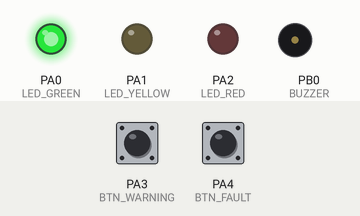
Recording of a sketch running on a simulated STM32 Blue Pill. Parts: output pins drawn as LEDs (lit = HIGH), buzzer (waves = sounding, pin HIGH). The test bench sets the inputs (shaded band); at power-on: PA3 (BTN_WARNING) HIGH, PA4 (BTN_FAULT) HIGH.

Above: at 2.7 s.
2.8 s: PA3 (BTN_WARNING) pulled LOW for 0.15 s
At 3.7 s:
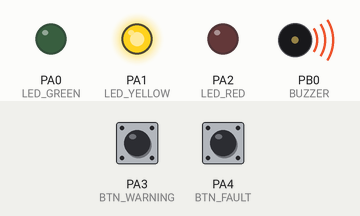
5.8 s: PA4 (BTN_FAULT) pulled LOW for 0.15 s
At 6.03 s:
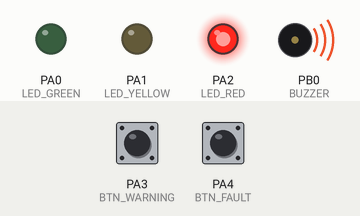
8.8 s: PA3 (BTN_WARNING) pulled LOW for 1 s
At 9.02 s:
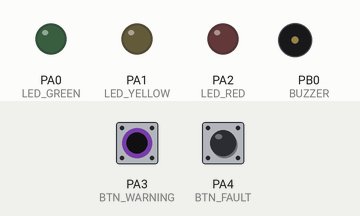
12.8 s: PA4 (BTN_FAULT) pulled LOW for 1 s
At 12.89 s:
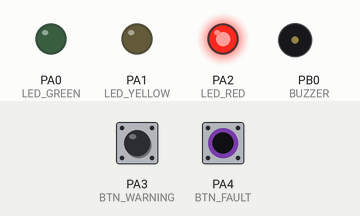
15.8 s: PA3 (BTN_WARNING) pulled LOW for 3.2 s
At 16.32 s:
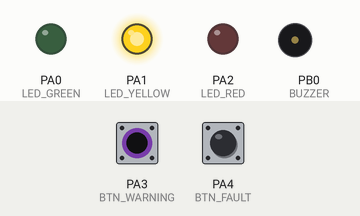
20.5 s: PA3 (BTN_WARNING) pulled LOW for 0.15 s
At 21.4 s:
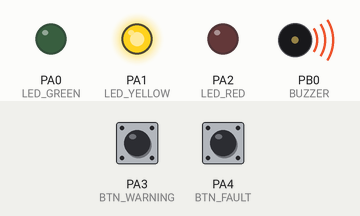
Timing chart, 0 to 24.5 s (numbered marks = the images above; inputs shaded):
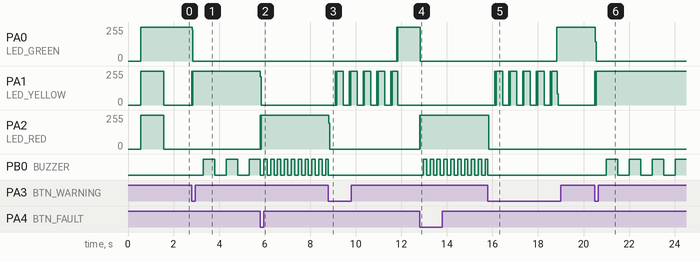

The sketch:

1.4-A_FSM__USART1-Serial-Event-Log__Buzzer-Alarm.ino
```cpp
// ============================================
// CubeSat OBC - Phase 1.4
// FSM + USART1 Serial Event Log + Buzzer Alarm
//
// Date: Sep-11, 2026
// MCU: STM32F103C8T6
// Author: Deji Liu (劉永鈞)
//
// LEDs:
// PA0 = GREEN
// PA1 = YELLOW
// PA2 = RED
//
// Buttons:
// PA3 = WARNING
// PA4 = FAULT
//
// UART:
// PA9 = USART1 TX
// UPA10 = SART1 RX
// Baud = 9600
//
// Buzzer:
// PB0 = Sound Output
// ============================================

#include "Arduino.h"

// LEDs
#define LED_GREEN    PA0
#define LED_YELLOW   PA1
#define LED_RED      PA2

// Buttons
#define BTN_WARNING  PA3
#define BTN_FAULT    PA4

// Active Buzzer
#define BUZZER       PB0

// UART
Uart DebugSerial(USART1);


// ============================================
// FSM
// ============================================

enum SystemState {
  BOOT,
  NOMINAL,
  WARNING,
  FAULT,
  RECOVERY
};

SystemState currentState = BOOT;


// Button edge detection
int lastWarning = HIGH;
int lastFault   = HIGH;


// Recovery
unsigned long recoveryStart = 0;


// LED blink
unsigned long lastLedBlink = 0;
bool yellowBlinkState = false;


// Buzzer
unsigned long lastBuzzerToggle = 0;
bool buzzerState = false;


// ============================================
// State Name
// ============================================

const char* stateName(SystemState state) {

  switch (state) {
    case BOOT:     return "BOOT";
    case NOMINAL:  return "NOMINAL";
    case WARNING:  return "WARNING";
    case FAULT:    return "FAULT";
    case RECOVERY: return "RECOVERY";

    default:       return "UNKNOWN";
  }
}


// ============================================
// State Change + Log
// ============================================

void changeState(SystemState newState) {

  DebugSerial.print("[EVENT] ");
  DebugSerial.print(stateName(currentState));
  DebugSerial.print(" -> ");
  DebugSerial.println(stateName(newState));

  currentState = newState;

  // Reset alarm timing when state changes
  lastBuzzerToggle = millis();
  buzzerState = false;
  digitalWrite(BUZZER, LOW);
}


// ============================================
// LED Control
// ============================================

void updateLED() {

  digitalWrite(LED_GREEN, LOW);
  digitalWrite(LED_YELLOW, LOW);
  digitalWrite(LED_RED, LOW);

  switch (currentState) {

    case BOOT:

      digitalWrite(LED_GREEN, HIGH);
      digitalWrite(LED_YELLOW, HIGH);
      digitalWrite(LED_RED, HIGH);

      break;


    case NOMINAL:

      digitalWrite(LED_GREEN, HIGH);

      break;


    case WARNING:

      digitalWrite(LED_YELLOW, HIGH);

      break;


    case FAULT:

      digitalWrite(LED_RED, HIGH);

      break;


    case RECOVERY:

      if (millis() - lastLedBlink >= 300) {

        lastLedBlink = millis();
        yellowBlinkState = !yellowBlinkState;
      }

      digitalWrite(
        LED_YELLOW,
        yellowBlinkState ? HIGH : LOW
      );

      break;
  }
}


// ============================================
// Buzzer Control
// ============================================

void updateBuzzer() {

  switch (currentState) {

    case BOOT:
    case NOMINAL:
    case RECOVERY:

      digitalWrite(BUZZER, LOW);
      buzzerState = false;

      break;


    // WARNING:
    // 500 ms ON / 500 ms OFF
    case WARNING:

      if (millis() - lastBuzzerToggle >= 500) {

        lastBuzzerToggle = millis();
        buzzerState = !buzzerState;

        digitalWrite(
          BUZZER,
          buzzerState ? HIGH : LOW
        );
      }

      break;


    // FAULT:
    // 150 ms ON / 150 ms OFF
    case FAULT:

      if (millis() - lastBuzzerToggle >= 150) {

        lastBuzzerToggle = millis();
        buzzerState = !buzzerState;

        digitalWrite(
          BUZZER,
          buzzerState ? HIGH : LOW
        );
      }

      break;
  }
}


// ============================================
// Setup
// ============================================

void setup() {

  // LEDs
  pinMode(LED_GREEN, OUTPUT);
  pinMode(LED_YELLOW, OUTPUT);
  pinMode(LED_RED, OUTPUT);

  // Buttons
  pinMode(BTN_WARNING, INPUT_PULLUP);
  pinMode(BTN_FAULT, INPUT_PULLUP);

  // Buzzer
  pinMode(BUZZER, OUTPUT);
  digitalWrite(BUZZER, LOW);


  // UART
  DebugSerial.setTx(PA9);
  DebugSerial.setRx(PA10);
  DebugSerial.begin(9600);

  delay(500);


  // Boot log
  DebugSerial.println();
  DebugSerial.println("============================");
  DebugSerial.println("CubeSat OBC v0.1");
  DebugSerial.println("Phase 1.4 Fault Alarm");
  DebugSerial.println("============================");

  DebugSerial.println("[EVENT] SYSTEM BOOT");


  // BOOT
  currentState = BOOT;

  updateLED();

  delay(1000);


  // BOOT -> NOMINAL
  changeState(NOMINAL);

  updateLED();
}


// ============================================
// Main Loop
// ============================================

void loop() {

  int warningNow = digitalRead(BTN_WARNING);
  int faultNow   = digitalRead(BTN_FAULT);


  bool warningPressed =
    (lastWarning == HIGH &&
     warningNow == LOW);

  bool faultPressed =
    (lastFault == HIGH &&
     faultNow == LOW);


  // ==========================================
  // State Machine
  // ==========================================

  switch (currentState) {

    case NOMINAL:

      if (faultPressed) {

        changeState(FAULT);
      }

      else if (warningPressed) {

        changeState(WARNING);
      }

      break;


    case WARNING:

      if (faultPressed) {

        changeState(FAULT);
      }

      break;


    case FAULT:

      // WARNING button = ACK / Recovery
      if (warningPressed) {

        recoveryStart = millis();

        yellowBlinkState = false;
        lastLedBlink = millis();

        changeState(RECOVERY);
      }

      break;


    case RECOVERY:

      if (millis() - recoveryStart >= 3000) {

        changeState(NOMINAL);
      }

      break;


    case BOOT:

      break;
  }


  updateLED();
  updateBuzzer();


  lastWarning = warningNow;
  lastFault   = faultNow;


  delay(10);
}
```

Measured:
- after the input at 2.8 s, PA0 (LED_GREEN): 255/255 → 0/255 at once; PA1 (LED_YELLOW): 0/255 → 255/255 at once; PB0 (BUZZER): alternates HIGH for 0.50 s and LOW for 0.50 s, starting after 0.51 s
- after the input at 5.8 s, PA1 (LED_YELLOW): 255/255 → 0/255 at once; PA2 (LED_RED): 0/255 → 255/255 at once; PB0 (BUZZER): alternates HIGH for 0.15 s and LOW for 0.15 s, starting after 0.16 s
- after the input at 8.8 s, PA0 (LED_GREEN): 0/255 → 255/255 after 3.0 s; PA1 (LED_YELLOW): 0/255 → 255/255 after 0.31 s, then repeats every 0.61 s: 0/255 0.04 s, 254/255 0.28 s, 0/255 0.27 s, 255/255 0.02 s; PA2 (LED_RED): 255/255 → 0/255 at once; PB0 (BUZZER): goes on until 8.8 s, then stays LOW
- after the input at 12.8 s, PA0 (LED_GREEN): 255/255 → 0/255 at once; PA2 (LED_RED): 0/255 → 255/255 at once; PB0 (BUZZER): alternates HIGH for 0.15 s and LOW for 0.15 s, starting after 0.16 s
- after the input at 15.8 s, PA0 (LED_GREEN): 0/255 → 255/255 after 3.0 s; PA2 (LED_RED): 255/255 → 0/255 at once; PB0 (BUZZER): goes on until 15.8 s, then stays LOW
- after the input at 20.5 s, PA0 (LED_GREEN): 255/255 → 0/255 at once; PA1 (LED_YELLOW): 0/255 → 255/255 at once; PB0 (BUZZER): alternates HIGH for 0.50 s and LOW for 0.50 s, starting after 0.51 s
